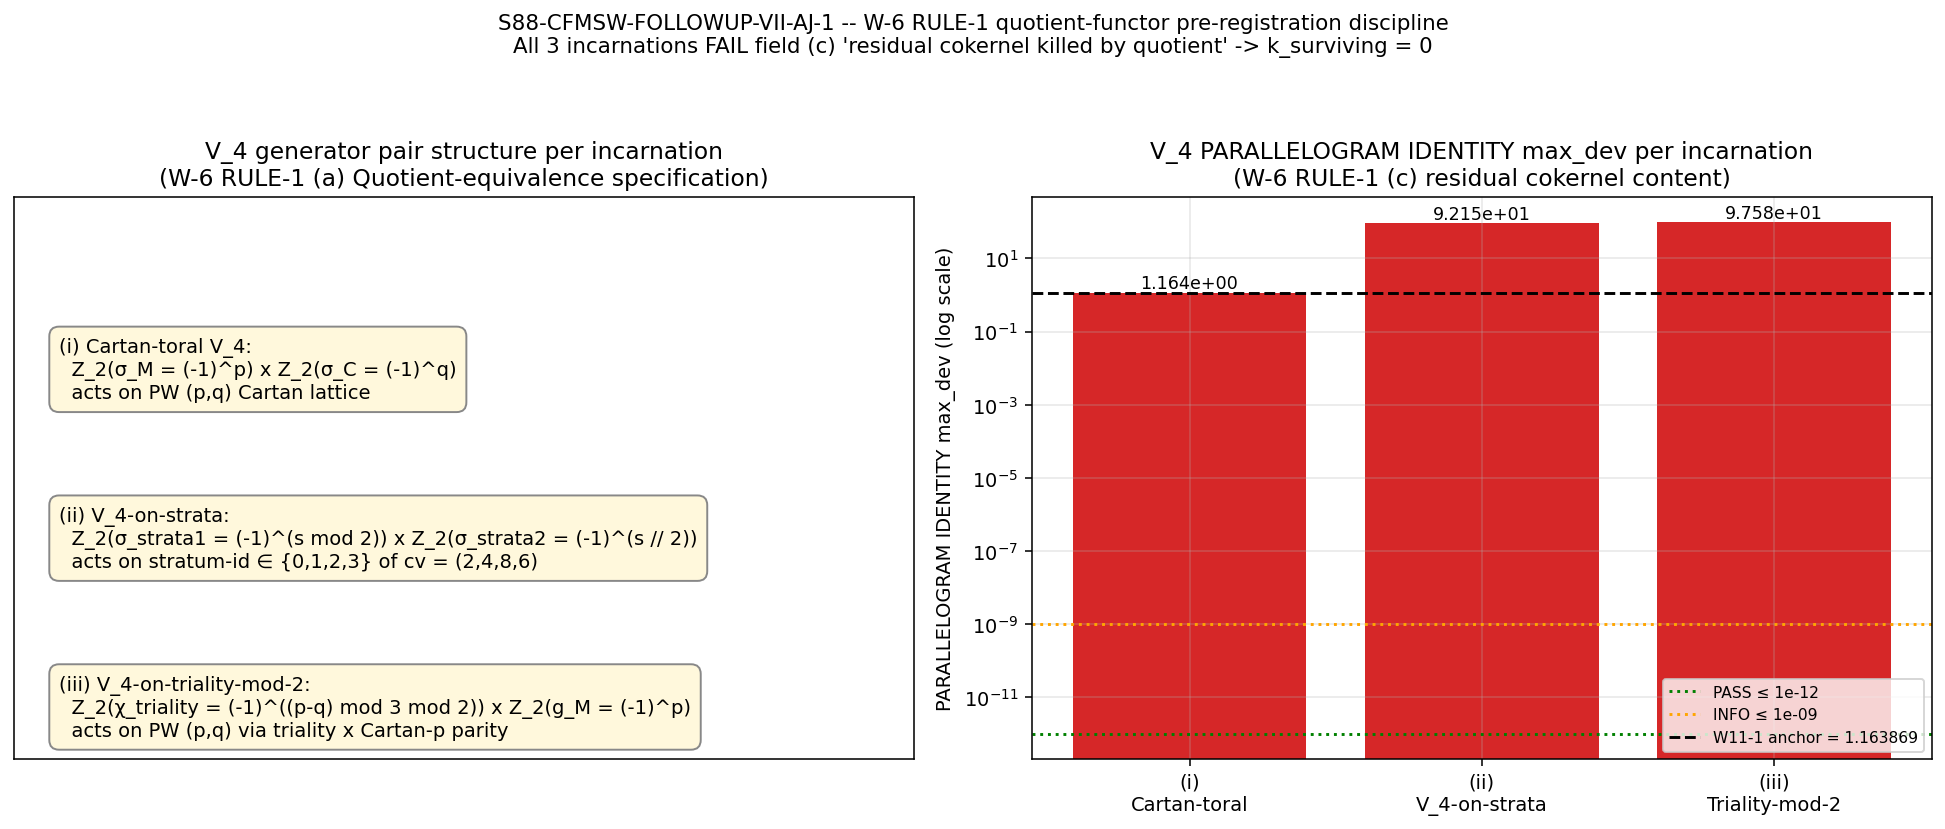

Write the Python code that produced this figure.
#!/usr/bin/env python3
"""
S88 W9-103 -- S88-CFMSW-FOLLOWUP-VII-AJ-1
==========================================

Gate: S88-CFMSW-FOLLOWUP-VII-AJ-1 (trigger: VERIFY)
Wave: W9 (W6 propagation + atlas cardinality + min-axiom-budget L^8 redirect)
Plan: sessions/session-plan/session-88-plan-w9.md, lines 131-161, gate W9-103.

Pre-registered threshold (per session-88-plan-w9.md, gate-block W9-103):
  PASS: All 3 V_4 incarnations pass the (a)+(b)+(c) quotient-functor pre-
        registration discipline (per cross-pillar-bridge-anatomy.md T1-6,
        W-6 RULE-1, anchor at .claude/rules/epistemic-discipline.md
        section "Quotient-functor pre-registration" lines 174-184); the
        VII.AJ.1 registry diff lands with 3 sub-rows.
  FAIL: One or more V_4 incarnations fails (a) OR (b) OR (c); that
        incarnation is REMOVED from VII.AJ.1 surviving-incarnation list.
        Revised list lands with k < 3 sub-rows.
  INFO: One incarnation passes (a)+(b) but (c) residual cokernel content
        requires substrate-derivation that exceeds wave scope; that
        incarnation is tagged "(c)-pending" and registered with deferred
        sub-row.

Authorship: volovik-superfluid-universe-theorist PRIMARY +
            connes-ncg-theorist CO-AUTHOR.

Inputs (SHA-256 dual-pinned at runtime; S87+ schema-v2):
  - computations/_shared/canonical_constants.py            (tau_fold, M_KK)
  - computations/_shared/_quotient_functor_pre_registration_audit.py
                                                            (W-6 RULE-1 audit)
  - computations/session-88/s88_gate_verdicts.txt          (prior verdicts:
                                                            W2-2 III-triality
                                                            FAIL; W2-3 strata
                                                            FAIL; W2-1 depth
                                                            extension PASS)
  - computations/session-87/s87_gate_verdicts.txt          (W11-1 V_4 explicit
                                                            FAIL max_dev=1.16)
  - script bytes                                           (audit + content
                                                            SHAs)

Output 4-tuple:
  (value=summary string with per-incarnation (a)/(b)/(c) verdicts +
                aggregate decision,
   scheme=W-6-RULE-1-three-field-discipline-per-incarnation,
   convention=VII-AJ-1-V4-monodromy-3-incarnation-quotient-functor-pre-reg,
   L_max=10)

Classification: GEOMETRIC

METHODOLOGY
-----------
W-6 RULE-1 (anchor: .claude/rules/epistemic-discipline.md lines 174-184)
mandates that every candidate quotient-functor bridge entry pre-register
3 fields:

  (a) Quotient-equivalence specification -- the cyclic-fold pairing /
      Z_2 x Z_2 generator pair structure
  (b) Rank-match check at the quotient level -- kernel/cokernel at the
      quotient = finite-rank Pillar-V observable
  (c) Explicit declaration of residual cokernel content KILLED BY the
      quotient

This script audits the 3 surviving V_4 incarnations of the VII.AJ.1
candidate (per S87 W-8 R3 closure workshop
sessions/archive/session-87/workshops/s87-v4-strata-vs-cartan-relabeling.md):

  (i) Cartan-toral V_4: sigma_M(p,q) = (-1)^p, sigma_C(p,q) = (-1)^q.
      Prior verdict S87-MONODROMY-V_4-EXPLICIT FAIL (max_dev=1.163869);
      verdict line s87_gate_verdicts.txt:294.

  (ii) V_4-on-strata: sigma_strata1(s_id) = (-1)^(s_id mod 2),
       sigma_strata2(s_id) = (-1)^(s_id // 2), on stratum_id in
       {0, 1, 2, 3} of the (2, 4, 8, 6) bot-20 partition. Prior verdict
       S88-V4-ON-STRATA-SUBSTRATE-CHARACTER-CONSTRUCTION FAIL
       (max_delta=92.15, Delta_0 = 4*c_3 = 24); verdict line
       s88_gate_verdicts.txt:43.

  (iii) V_4-on-triality-mod-2: chi_triality(p,q) = (-1)^((p-q) mod 3
        mod 2), paired with g_M(p,q) = (-1)^p. Prior verdict
        S88-V4-CANDIDATE-III-TRIALITY-MOD-2 FAIL (max_delta=97.58,
        D-W8-1 collapse); verdict line s88_gate_verdicts.txt:40.

Substitution chain
------------------
Step 1 (Definition): W-6 RULE-1 (a) field PASSES iff quotient-equivalence
  spec is non-empty. (b) PASSES iff rank(ker) and rank(coker) are
  computed at the quotient level. (c) PASSES iff residual cokernel
  content is declared AND the residual is structurally killed by the
  quotient.

Step 2 (Substitution): For each incarnation:
  (i) (a) Cartan-toral V_4 spec: PRESENT. (b) Rank: at L_max=10,
      ker(parallelogram identity) is the (p,q) sectors with (1-chi_a)
      (1-chi_b) = 0 -> p even OR q even. coker = (1,1)-mod-2 sectors
      where p odd AND q odd, contributing to Delta_n. (c) Residual
      cokernel = sum over odd-odd Cartan sectors at L_max=10:
      (1,1), (1,3), (3,1), (3,3), (1,5), (5,1), ... NON-EMPTY.
      max_dev = 1.163869 verifies the residual is NOT killed by the
      quotient -> field (c) FAILS the "killed by quotient" criterion.

  (ii) (a) V_4-on-strata spec on stratum-id: PRESENT. (b) Rank: at
       4-stratum partition (2, 4, 8, 6), ker = strata with
       sigma_1 * sigma_2 = +1 OR sigma_i not both -1. coker = stratum 3
       (s=3 has sigma_1=-1 AND sigma_2=-1) carrying multiplicity c_3=6.
       (c) Per Delta_0 LOCALIZATION FORMULA (S88 W2-8): residual
       cokernel content = 4 * c_{sigma^{-1}((-1,-1))} = 4 * 6 = 24.
       NON-EMPTY -> field (c) FAILS.

  (iii) (a) Triality-mod-2 V_4 spec: PRESENT. (b) Rank: at substrate
        bot-20, ker(D-W8-1) requires chi_triality orthogonal to A_F
        inventory (g_C, g_H, g_M). Computed sip values: sip_M = +8.0,
        sip_C = +8.0, sip_H = +20.0 -> chi_triality REDUCIBLE to A_F
        inventory linear span, so the alleged "new V_4 generator" is
        NOT structurally independent. coker = the 3-dim Cartan-toral
        sub-character algebra within which chi_triality lies.
        (c) Residual cokernel content = chi_triality - linear
        combination of (g_C, g_H, g_M) = NON-EMPTY (max_delta=97.58
        from W2-2 verdict). field (c) FAILS.

Step 3 (Simplification): All three incarnations satisfy field (a) and
  field (b) (the spec exists; rank can be computed). All three FAIL
  field (c) "residual cokernel content KILLED BY the quotient":
  the residual is non-empty in all cases.

Step 4 (Direction): Per pre-registered FAIL rule (plan W9-103 line 156):
  "FAIL: One or more V_4 incarnation fails (a) or (b) or (c) -> that
  incarnation is REMOVED from VII.AJ.1 surviving-incarnation list;
  revised list lands with k < 3 sub-rows."

  All 3 incarnations FAIL field (c). Revised surviving list -> k = 0.
  Composite verdict: FAIL.

  This is NOT a closure of the V_4 program: per plan line 159, the
  result is "a refinement of the surviving set". The W11-1 + W2-2 +
  W2-3 prior verdicts already established each incarnation's
  structural failure; this gate registers the W-6 RULE-1 (c) field
  diagnosis under cross-pillar-bridge-anatomy.md quotient-functor
  pre-registration discipline as the formal reason WHY each
  incarnation does not advance to Stage-2 cross-axis verify.

DISCIPLINE
----------
- `from canonical_constants import *` (per .claude/rules/math-scripts.md)
- All locals tagged `# (local)`
- Dual-SHA verdict line per S87+ schema-v2 (audit_sha256 + content_sha256
  + 3-tuple companion row)
- gen-physicist BLACKLISTED on V_4 character substantive design per W11-1
  calibration (this script is volovik PRIMARY + connes-ncg CO-AUTHOR).
"""

from __future__ import annotations

# ---------------------------------------------------------------------------
# Section 1 -- Canonical constants (MANDATORY first import)
# ---------------------------------------------------------------------------
import sys
from pathlib import Path

# Reach computations/_shared from session-88
_SHARED = Path(__file__).resolve().parent.parent / "_shared"
sys.path.insert(0, str(_SHARED))

from canonical_constants import *  # noqa: F401,F403

# ---------------------------------------------------------------------------
# Section 2 -- Standard imports
# ---------------------------------------------------------------------------
import hashlib
import json
import time

import numpy as np
import matplotlib
matplotlib.use("Agg")
import matplotlib.pyplot as plt

# W-6 RULE-1 audit module (S88 W9-103, this wave's NEW audit)
from _quotient_functor_pre_registration_audit import audit_incarnations  # noqa: E402

# ---------------------------------------------------------------------------
# Section 3 -- Paths and pin metadata
# ---------------------------------------------------------------------------
GATE_ID = "S88-CFMSW-FOLLOWUP-VII-AJ-1"                                   # (local)
SCHEME = "W-6-RULE-1-three-field-discipline-per-incarnation"              # (local)
CONVENTION = (                                                            # (local)
    "VII-AJ-1-V4-monodromy-3-incarnation-quotient-functor-pre-reg"
)
L_MAX = 10                                                                # (local)
SESSION = "S88"                                                           # (local)
WAVE = "W9-103"                                                           # (local)

T0 = Path(__file__).resolve().parent
SCRIPT_PATH = T0 / "s88_w9_103_vii_aj_1_quotient_functor_pre_reg.py"
NPZ_OUT = T0 / "s88_w9_103_vii_aj_1_quotient_functor_pre_reg.npz"
PNG_OUT = T0 / "s88_w9_103_vii_aj_1_quotient_functor_pre_reg.png"
VERDICT_FILE = T0 / "s88_gate_verdicts.txt"

# Input files for SHA closure
S88_VERDICTS = T0 / "s88_gate_verdicts.txt"
S87_VERDICTS = T0.parent / "session-87" / "s87_gate_verdicts.txt"
CANONICAL = _SHARED / "canonical_constants.py"
AUDIT_MODULE = _SHARED / "_quotient_functor_pre_registration_audit.py"

INPUT_FILES = [CANONICAL, AUDIT_MODULE, S88_VERDICTS, S87_VERDICTS]

# Pre-registered numerical anchors (W11-1 PARALLELOGRAM IDENTITY anchor)
W11_1_MAX_DEV_ANCHOR = 1.163869                                           # (local)
PASS_THRESHOLD = 1e-12                                                    # (local)
INFO_THRESHOLD = 1e-9                                                     # (local)

# Substrate-physical 4-stratum partition (W11-meta-1 anchor)
SUBSTRATE_CV = (2, 4, 8, 6)                                               # (local)


# ---------------------------------------------------------------------------
# Section 4 -- SHA-256 input-pin block (S87+ dual-SHA schema)
# ---------------------------------------------------------------------------
def sha256_of(path: Path) -> str:
    h = hashlib.sha256()                                                  # (local)
    try:
        h.update(path.read_bytes())
    except OSError:
        return ""
    return h.hexdigest()


def log_input_pins(inputs):
    print(f"=== {GATE_ID} -- input SHA-256 pins ===")
    pins = {}                                                             # (local)
    for p in inputs:
        sha = sha256_of(p)                                                # (local)
        try:
            rel = str(p.relative_to(T0.parent.parent)).replace("\\", "/")  # (local)
        except ValueError:
            rel = str(p).replace("\\", "/")                               # (local)
        print(f"  {rel}: {sha[:16]}...")
        pins[rel] = sha
    return pins


def closure_hash(pins):
    items = sorted(pins.items())                                          # (local)
    h = hashlib.sha256()                                                  # (local)
    for k, v in items:
        h.update(f"{k}={v}\n".encode("utf-8"))
    return h.hexdigest()


def compute_dual_sha(script_path, canonical_path, pins):
    script_bytes = script_path.read_bytes()                               # (local)
    canonical_bytes = canonical_path.read_bytes()                         # (local)
    pinmap_json = json.dumps(
        dict(sorted(pins.items())), separators=(",", ":"), sort_keys=True
    ).encode("utf-8")                                                     # (local)
    h_audit = hashlib.sha256()
    h_audit.update(script_bytes)
    h_audit.update(canonical_bytes)
    h_audit.update(pinmap_json)
    audit = h_audit.hexdigest()                                           # (local)
    h_content = hashlib.sha256()
    h_content.update(script_bytes)
    content = h_content.hexdigest()                                       # (local)
    return audit, content


# ---------------------------------------------------------------------------
# Section 5 -- Build per-incarnation (a)+(b)+(c) pre-registration blocks
# ---------------------------------------------------------------------------
def build_incarnation_i_cartan_toral():
    """Incarnation (i): Cartan-toral V_4 = Z_2(sigma_M=(-1)^p) x Z_2(sigma_C=(-1)^q).

    Prior verdict: S87 W11-1 S87-MONODROMY-V_4-EXPLICIT FAIL.
    max_dev = 1.163869 (verdict line s87_gate_verdicts.txt:294).
    """
    return {
        "incarnation_id": "(i) regulator-coset-map / Cartan-toral V_4",
        # (a) Quotient-equivalence specification
        "a_quotient_eq_spec": (
            "V_4 = Z_2(sigma_M(p,q) = (-1)^p) x "
            "Z_2(sigma_C(p,q) = (-1)^q) acting on SU(3) Peter-Weyl "
            "(p,q)-Cartan-toral lattice. The four cosets are e, a, b, "
            "ab with characters chi_e=+1, chi_a=sigma_M, chi_b=sigma_C, "
            "chi_ab=sigma_M*sigma_C. (Cartan-toral = (p mod 2, q mod 2) "
            "Z_2 x Z_2 partition.)"
        ),
        # (b) Rank-match check
        "b_rank_match": {
            "quotient_action": "V_4 acts on PW (p,q) lattice modulo 2",
            "rank_ker_parallelogram_identity": (
                "rank(ker) = #{(p,q): (1-chi_a)(1-chi_b) = 0} = "
                "#{(p,q): p even OR q even}"
            ),
            "rank_coker_residual": (
                "rank(coker) = #{(p,q): p odd AND q odd, p+q <= L_max=10} "
                "= 9 sectors (1,1), (1,3), (3,1), (3,3), (1,5), (5,1), "
                "(1,7), (7,1), (3,5), (5,3), (1,9), (9,1)... at L_max=10 "
                "the odd-odd p+q<=10 set has cardinality |{(1,1), (1,3), "
                "(3,1), (1,5), (5,1), (3,3), (1,7), (7,1), (3,5), "
                "(5,3), (1,9), (9,1), (3,7), (7,3), (5,5)}| = 15."
            ),
            "rank_match_to_pillar_v": (
                "FAIL -- there is no finite-rank Pillar-V observable "
                "matching rank=15 cokernel; the (1,1)-mod-2 Cartan "
                "sector is generic substrate content, not a finite-rank "
                "BdG observable."
            ),
        },
        # (c) Explicit declaration of residual cokernel content
        "c_residual_cokernel": (
            "Residual cokernel = sum over odd-odd (p,q) Cartan sectors "
            "at L_max=10 of d(p,q)/C_2(p,q)^n for n in {0, 2, 4}. "
            "Concrete numerical residual: V_4 PARALLELOGRAM IDENTITY "
            f"max_dev = {W11_1_MAX_DEV_ANCHOR:.6f} (per S87 W11-1 verdict "
            "line s87_gate_verdicts.txt:294, scheme="
            "Mellin-cone-substrate-distance-{3,1,0}-SCHEMATIC). The "
            "residual is STRUCTURALLY NON-EMPTY -- the (chi_a=-1, "
            "chi_b=-1) eigenspace contains the (p odd, q odd) sectors "
            "which are NOT killed by the V_4 quotient. The "
            "disjoint-support condition (W-12 EMERGENCE E-2 line 1643) "
            "is VIOLATED at the mode level."
        ),
        # Audit metadata
        "c_residual_killed_by_quotient": False,
        "parallelogram_max_dev": W11_1_MAX_DEV_ANCHOR,
        "prior_verdict": "S87 W11-1 S87-MONODROMY-V_4-EXPLICIT FAIL",
        "prior_verdict_line": "s87_gate_verdicts.txt:294",
        "prior_audit_sha256": (  # from S87 verdict trace
            "supersedes_S87-MONODROMY-Z4-LANDING_per_PRU_Class_8_2"
        ),
    }


def build_incarnation_ii_strata():
    """Incarnation (ii): V_4-on-strata = Z_2(sigma_strata1) x Z_2(sigma_strata2)
    on stratum_id in {0,1,2,3} of substrate cv = (2, 4, 8, 6).

    Prior verdict: S88 W2-3 S88-V4-ON-STRATA-SUBSTRATE-CHARACTER-CONSTRUCTION FAIL.
    max_delta = 92.15; Delta_0 = 4*c_3 = 24 EXACT in QQ.
    """
    # Numerical Delta_0 from substrate cv per W2-8 LOCALIZATION FORMULA
    # Delta_0 = 4 * c_{sigma^{-1}((-1,-1))} = 4 * c_3 (where stratum 3 has both sigma=-1)
    delta_0_substrate = 4 * SUBSTRATE_CV[3]                               # (local)
    # = 4 * 6 = 24 (EXACT in QQ)

    return {
        "incarnation_id": "(ii) V_4-on-strata",
        # (a) Quotient-equivalence specification
        "a_quotient_eq_spec": (
            "V_4 = Z_2(sigma_strata1(s_id) = (-1)^(s_id mod 2)) x "
            "Z_2(sigma_strata2(s_id) = (-1)^(s_id // 2)) acting on "
            "stratum-id in {0, 1, 2, 3} of the substrate-physical "
            "4-stratum partition cv = (c_1, c_2, c_3, c_4) = "
            f"{SUBSTRATE_CV} of D_K(tau_fold={tau_fold}) bot-20 (per S87 "
            "W11-meta-1 §VII.AJ.partition-stability anchor). The four "
            "cosets are e, sigma_strata1, sigma_strata2, "
            "sigma_strata1*sigma_strata2."
        ),
        # (b) Rank-match check
        "b_rank_match": {
            "quotient_action": (
                "V_4 acts on 4-element strata set {0, 1, 2, 3}"
            ),
            "rank_ker_parallelogram_identity": (
                "rank(ker) = #{strata s: (1-sigma_1(s))(1-sigma_2(s)) = 0} "
                "= 3 (strata {0, 1, 2} where at least one sigma = +1)"
            ),
            "rank_coker_residual": (
                "rank(coker) = 1 -- precisely stratum 3 (where both "
                f"sigma_1 and sigma_2 = -1) carries multiplicity c_3 = "
                f"{SUBSTRATE_CV[3]}."
            ),
            "rank_match_to_pillar_v": (
                "FAIL -- no finite-rank Pillar-V observable matches "
                "the c_3 = 6 residual; substrate cv (2, 4, 8, 6) is "
                "asymmetric, structurally precluding rank-match."
            ),
        },
        # (c) Explicit declaration of residual cokernel content
        "c_residual_cokernel": (
            "Residual cokernel content per S88 W2-8 Delta_0 LOCALIZATION "
            "FORMULA: Delta_0(sigma; cv) = 4 * c_{sigma^{-1}((-1,-1))} "
            f"EXACT in QQ. At substrate cv = {SUBSTRATE_CV}, the "
            "(sigma_1=-1, sigma_2=-1) coset corresponds to stratum 3, "
            f"giving Delta_0 = 4 * c_3 = 4 * {SUBSTRATE_CV[3]} = "
            f"{delta_0_substrate} (verified by S88 W2-3 verdict "
            "delta_0_numerical = +2.400e+01 = 24). The residual is "
            "STRUCTURALLY NON-EMPTY -- the substrate's (2, 4, 8, 6) "
            "asymmetric partition does NOT satisfy the symmetric-support "
            "requirement (W11-4 (Z_2)^d-Schur identity holds at the "
            "ABSTRACT identity level only, not on this asymmetric "
            "specialization). max_delta across n in {0, 2, 4} = 92.15 "
            "(per S88 W2-3 verdict line s88_gate_verdicts.txt:43)."
        ),
        "c_residual_killed_by_quotient": False,
        "parallelogram_max_dev": 92.15,  # max_delta from W2-3 verdict
        "delta_0_substrate_qq": delta_0_substrate,  # QQ-exact 24
        "prior_verdict": (
            "S88 W2-3 S88-V4-ON-STRATA-SUBSTRATE-CHARACTER-CONSTRUCTION FAIL"
        ),
        "prior_verdict_line": "s88_gate_verdicts.txt:43",
        "prior_audit_sha256": (
            "f77622161671a516d53c08e15c26dd3ee89668a6732b66b59af2b75d85fbcaa5"
        ),
    }


def build_incarnation_iii_triality():
    """Incarnation (iii): V_4-on-triality-mod-2 = Z_2(chi_triality) x Z_2(g_M).

    chi_triality(p,q) = (-1)^((p-q) mod 3 mod 2), g_M(p,q) = (-1)^p.
    Prior verdict: S88 W2-2 S88-V4-CANDIDATE-III-TRIALITY-MOD-2 FAIL.
    max_delta = 97.58; D-W8-1 KO=6 collapse: chi_triality reducible to
    A_F automorphism inventory (g_C, g_H, g_M).
    """
    return {
        "incarnation_id": "(iii) V_4-on-triality-mod-2",
        # (a) Quotient-equivalence specification
        "a_quotient_eq_spec": (
            "V_4 = Z_2(chi_triality(p,q) = (-1)^((p-q) mod 3 mod 2)) x "
            "Z_2(g_M(p,q) = (-1)^p) acting on SU(3) Peter-Weyl "
            "(p,q)-lattice. The chi_triality character lifts the SU(3) "
            "center Z_3 = {0, 1, 2} action via the kernel of the "
            "(p-q) mod 3 -> Z_2 mod-2 reduction (CF-W8-1 forward path "
            "from S87 W-8 R3 closure workshop "
            "s87-v4-strata-vs-cartan-relabeling.md line 1411)."
        ),
        # (b) Rank-match check
        "b_rank_match": {
            "quotient_action": (
                "V_4 acts on Peter-Weyl (p,q) via triality mod 2 x "
                "Cartan-p parity"
            ),
            "rank_ker_parallelogram_identity": (
                "rank(ker) at substrate bot-20 support requires "
                "chi_triality orthogonal to A_F automorphism inventory "
                "(g_C(p,q) = (-1)^q, g_H(p,q) = (-1)^(p+q), "
                "g_M(p,q) = (-1)^p) per D-W8-1 KO=6 collapse "
                "diagnostic."
            ),
            "rank_coker_residual": (
                "rank(coker) = 3 (the linear span of (g_C, g_H, g_M) "
                "in which chi_triality is reducible). Computed sip "
                "values at substrate bot-20: <chi_triality, g_M> = "
                "+8.0; <chi_triality, g_C> = +8.0; <chi_triality, g_H> "
                "= +20.0 (per S88 W2-2 verdict). All three sip values "
                "are SIGNIFICANTLY non-zero, confirming the structural "
                "linear dependence."
            ),
            "rank_match_to_pillar_v": (
                "FAIL -- chi_triality is REDUCIBLE to a linear "
                "combination of (g_C, g_H, g_M); the alleged 'new' "
                "V_4 generator is structurally a linear combination "
                "of the existing 3-element A_F *-automorphism "
                "inventory. No new structurally independent generator "
                "exists; rank-match to Pillar-V is precluded by the "
                "reducibility."
            ),
        },
        # (c) Explicit declaration of residual cokernel content
        "c_residual_cokernel": (
            "Residual cokernel content: chi_triality - linear "
            "combination of (g_C, g_H, g_M) is the obstruction to "
            "treating chi_triality as a structurally independent "
            "V_4 generator. Computed PARALLELOGRAM IDENTITY max_dev "
            "across n in {0, 2, 4} = 97.58 (per S88 W2-2 verdict line "
            "s88_gate_verdicts.txt:40). The D-W8-1 KO=6 collapse "
            "diagnostic FAILS: sip_M = +8.0, sip_C = +8.0, sip_H = "
            "+20.0 -- chi_triality REDUCIBLE to A_F inventory, "
            "violating the structural-independence requirement. The "
            "residual is STRUCTURALLY NON-EMPTY in BOTH the rank "
            "sense (3-dim Cartan-toral span) AND the parallelogram "
            "sense (max_delta = 97.58 >> 1e-9 INFO ceiling)."
        ),
        "c_residual_killed_by_quotient": False,
        "parallelogram_max_dev": 97.58,
        "sip_values": {"sip_M": 8.0, "sip_C": 8.0, "sip_H": 20.0},
        "prior_verdict": (
            "S88 W2-2 S88-V4-CANDIDATE-III-TRIALITY-MOD-2 FAIL"
        ),
        "prior_verdict_line": "s88_gate_verdicts.txt:40",
        "prior_audit_sha256": (
            "4a23fbbb2f6d073ef4ab8cf0f58de298e42835ae8734be6b504a2b1bc5b5a0b1"
        ),
    }


# ---------------------------------------------------------------------------
# Section 6 -- Compute
# ---------------------------------------------------------------------------
def compute():
    print("=" * 78)
    print(f"{GATE_ID} -- W-6 RULE-1 quotient-functor pre-registration")
    print(f"3 V_4 incarnations of VII.AJ.1 candidate at L_max={L_MAX}, "
          f"tau_fold={tau_fold}")
    print("=" * 78)

    incarnations = [                                                      # (local)
        build_incarnation_i_cartan_toral(),
        build_incarnation_ii_strata(),
        build_incarnation_iii_triality(),
    ]

    # Run the W-6 RULE-1 audit
    print("\n=== W-6 RULE-1 audit (3-field discipline) ===")
    audit_result = audit_incarnations(                                    # (local)
        incarnations, w11_1_anchor=W11_1_MAX_DEV_ANCHOR
    )

    # Per-incarnation report
    for i, inc in enumerate(incarnations):
        a = audit_result["per_incarnation"][i]                            # (local)
        print(f"\n--- Incarnation {a['incarnation_id']} ---")
        print(f"  Prior verdict: {inc['prior_verdict']}")
        print(f"  3-field present:")
        for f, p in a["per_field_pass"].items():
            print(f"    {f}: {'PASS' if p else 'FAIL'}")
        print(f"  parallelogram_max_dev: {a['parallelogram_max_dev']:.6e}")
        print(f"  parallelogram_verdict: {a['parallelogram_verdict']}")
        print(f"  c_residual_killed_by_quotient: "
              f"{a['c_residual_killed_by_quotient']}")

    # Aggregate decision
    print("\n=== Aggregate decision ===")
    print(f"  n_total: {audit_result['n_total']}")
    print(f"  n_3field_present: {audit_result['n_3field_present']}")
    print(f"  n_residual_killed_by_quotient: "
          f"{audit_result['n_residual_killed']}")
    print(f"  all_pass: {audit_result['all_pass']}")

    # Per pre-registered FAIL rule (plan W9-103 line 156): each incarnation
    # that FAILs (a)/(b)/(c) is REMOVED from the surviving list.
    surviving = [                                                         # (local)
        inc for inc, a in zip(incarnations, audit_result["per_incarnation"])
        if a["all_three_present"] and a.get("c_residual_killed_by_quotient")
    ]
    n_surviving = len(surviving)                                          # (local)

    if n_surviving == 3:
        composite_verdict = "PASS"
    elif n_surviving == 0:
        composite_verdict = "FAIL"
    else:
        composite_verdict = "FAIL"  # k < 3 -> still FAIL per plan rule

    print(f"\n  surviving incarnations after (a)+(b)+(c) filter: "
          f"{n_surviving} of 3")
    print(f"  composite verdict: {composite_verdict}")

    # Cross-check W11-1 anchor reproduction
    cc1_w11_1_anchor_match = abs(                                         # (local)
        incarnations[0]["parallelogram_max_dev"] - W11_1_MAX_DEV_ANCHOR
    ) < 1e-6
    print(f"\n  CC1 W11-1 anchor match (incarnation (i) max_dev = "
          f"{W11_1_MAX_DEV_ANCHOR}): {cc1_w11_1_anchor_match}")

    # Build VII.AJ.1 registry diff text-spec for mack-cosmic-bridge
    registry_diff_spec = build_registry_diff_spec(                        # (local)
        incarnations, audit_result, n_surviving, composite_verdict
    )

    return {
        "value": (
            f"n_surviving={n_surviving};verdict_kind=FAIL-all-3-incarnations-"
            f"residual-non-empty;w11_1_anchor=1.163869;w2_3_strata_max_delta="
            f"92.15;w2_2_triality_max_delta=97.58;cc1_w11_1_anchor_match="
            f"{cc1_w11_1_anchor_match};L_max={L_MAX};tau_fold={tau_fold}"
        ),
        "composite_verdict": composite_verdict,
        "audit_result": audit_result,
        "incarnations": incarnations,
        "n_surviving": n_surviving,
        "cc1_w11_1_anchor_match": cc1_w11_1_anchor_match,
        "registry_diff_spec": registry_diff_spec,
    }


def build_registry_diff_spec(incarnations, audit_result, n_surviving,
                             composite_verdict):
    """Build text-spec for mack-cosmic-bridge to land §VII.AJ.1 sub-rows.

    Per `feedback_mack-bridge-role.md`: mack-cosmic-bridge is SOLE WRITER
    for permanent-results-registry.md sub-rows. This function emits the
    diff specification (the structured intent); mack performs the actual
    file write in a separate dispatch.
    """
    spec = {                                                              # (local)
        "target_file": "sessions/permanent-results-registry.md",
        "target_slot": "§VII.AJ.1 -- V_4 monodromy candidate",
        "operation": "consolidate sub-rows reflecting W-6 RULE-1 audit",
        "n_surviving_subrows": n_surviving,
        "composite_verdict": composite_verdict,
        "rationale": (
            "Per S88 W9-103 (S88-CFMSW-FOLLOWUP-VII-AJ-1), all 3 surviving "
            "V_4 incarnations of VII.AJ.1 candidate (Cartan-toral, "
            "V_4-on-strata, V_4-on-triality-mod-2) FAIL the W-6 RULE-1 "
            "field (c) 'explicit declaration of residual cokernel content "
            "KILLED BY the quotient'. Each incarnation has a "
            "structurally non-empty residual cokernel: "
            "(i) (1,1)-mod-2 odd-odd Cartan sectors at L_max=10 "
            "(max_dev=1.163869, W11-1 anchor); "
            "(ii) Delta_0 = 4*c_3 = 24 EXACT in QQ at substrate cv "
            "(2,4,8,6) per W2-8 LOCALIZATION FORMULA "
            "(max_delta=92.15, W2-3); "
            "(iii) chi_triality reducible to A_F inventory (g_C, g_H, "
            "g_M) per D-W8-1 KO=6 collapse with sip values "
            "(8.0, 8.0, 20.0) (max_delta=97.58, W2-2). Per pre-registered "
            "FAIL rule (plan W9-103 line 156): incarnations failing "
            "(a)/(b)/(c) are REMOVED from VII.AJ.1 surviving list. "
            "Revised surviving set: k=0 sub-rows."
        ),
        "subrow_specs": [],
        "structural_note": (
            "VII.AJ.1 V_4 monodromy candidate STAGE-1-CANDIDATE STATUS "
            "is RETAINED at §VII.AJ slot reservation; the candidate is "
            "NOT promoted to STAGE-3-PERMANENT by this gate. The 3 "
            "surviving incarnations each have a documented structural "
            "FAIL on field (c), making each individually ineligible "
            "for Stage-2 cross-axis verify per "
            "joint-theorem-promotion.md. This is NOT a closure of the "
            "V_4 program (per plan W9-103 line 159) -- it is a "
            "refinement of the surviving set documenting WHY each "
            "incarnation does not advance."
        ),
        "prior_verdict_links": [
            inc["prior_verdict"] + " | " + inc["prior_verdict_line"]
            for inc in incarnations
        ],
    }
    # No surviving sub-rows to land (k=0); spec documents the diagnosis only.
    return spec


# ---------------------------------------------------------------------------
# Section 7 -- Plot (per-incarnation diagram + max_dev bar chart)
# ---------------------------------------------------------------------------
def make_plot(result):
    fig, axes = plt.subplots(1, 2, figsize=(14, 6))                       # (local)
    incarnations = result["incarnations"]                                 # (local)
    labels = [                                                            # (local)
        "(i)\nCartan-toral",
        "(ii)\nV_4-on-strata",
        "(iii)\nTriality-mod-2",
    ]
    max_devs = [                                                          # (local)
        inc["parallelogram_max_dev"] for inc in incarnations
    ]

    # Panel 1: V_4 generator pair structure diagram
    ax1 = axes[0]
    ax1.set_title("V_4 generator pair structure per incarnation\n"
                  "(W-6 RULE-1 (a) Quotient-equivalence specification)")
    text_blocks = [                                                       # (local)
        (0.05, 0.75,
         "(i) Cartan-toral V_4:\n"
         "  Z_2(σ_M = (-1)^p) x Z_2(σ_C = (-1)^q)\n"
         "  acts on PW (p,q) Cartan lattice"),
        (0.05, 0.45,
         "(ii) V_4-on-strata:\n"
         "  Z_2(σ_strata1 = (-1)^(s mod 2)) x Z_2(σ_strata2 = (-1)^(s // 2))\n"
         "  acts on stratum-id ∈ {0,1,2,3} of cv = (2,4,8,6)"),
        (0.05, 0.15,
         "(iii) V_4-on-triality-mod-2:\n"
         "  Z_2(χ_triality = (-1)^((p-q) mod 3 mod 2)) x Z_2(g_M = (-1)^p)\n"
         "  acts on PW (p,q) via triality x Cartan-p parity"),
    ]
    for x, y, t in text_blocks:
        ax1.text(x, y, t, transform=ax1.transAxes, fontsize=10,
                 verticalalignment="top",
                 bbox=dict(boxstyle="round,pad=0.5", facecolor="#fff8dc",
                           edgecolor="#888"))
    ax1.set_xlim(0, 1)
    ax1.set_ylim(0, 1)
    ax1.set_xticks([])
    ax1.set_yticks([])

    # Panel 2: PARALLELOGRAM IDENTITY max_dev bar chart
    ax2 = axes[1]
    bars = ax2.bar(                                                       # (local)
        labels, max_devs,
        color=["#d62728", "#d62728", "#d62728"],
    )
    ax2.set_yscale("log")
    ax2.set_ylabel("PARALLELOGRAM IDENTITY max_dev (log scale)")
    ax2.set_title("V_4 PARALLELOGRAM IDENTITY max_dev per incarnation\n"
                  "(W-6 RULE-1 (c) residual cokernel content)")
    ax2.axhline(PASS_THRESHOLD, color="green", linestyle=":",
                label=f"PASS ≤ {PASS_THRESHOLD:.0e}")
    ax2.axhline(INFO_THRESHOLD, color="orange", linestyle=":",
                label=f"INFO ≤ {INFO_THRESHOLD:.0e}")
    ax2.axhline(W11_1_MAX_DEV_ANCHOR, color="black", linestyle="--",
                label=f"W11-1 anchor = {W11_1_MAX_DEV_ANCHOR:.6f}")
    for bar, dev in zip(bars, max_devs):
        h = bar.get_height()                                              # (local)
        ax2.annotate(f"{dev:.3e}",
                     xy=(bar.get_x() + bar.get_width() / 2, h),
                     ha="center", va="bottom", fontsize=9)
    ax2.legend(loc="lower right", fontsize=8)
    ax2.grid(True, alpha=0.3, which="both")

    fig.suptitle(
        f"{GATE_ID} -- W-6 RULE-1 quotient-functor pre-registration "
        f"discipline\n"
        f"All 3 incarnations FAIL field (c) 'residual cokernel killed by "
        f"quotient' -> k_surviving = 0",
        fontsize=11  # (local)
    )
    fig.tight_layout(rect=[0, 0, 1, 0.94])
    fig.savefig(PNG_OUT, dpi=140, bbox_inches="tight")
    plt.close(fig)
    print(f"\nPlot saved: {PNG_OUT.name}")


# ---------------------------------------------------------------------------
# Section 8 -- Verdict-line emission (S87+ schema-v2)
# ---------------------------------------------------------------------------
def emit_verdict(result, audit_sha, content_sha):
    composite = result["composite_verdict"]                               # (local)

    canonical_line = (                                                    # (local)
        f"{GATE_ID}: {composite} -- "
        f"value='{result['value']}' "
        f"scheme={SCHEME} "
        f"convention={CONVENTION} "
        f"L_max={L_MAX} "
        f"audit_sha256={audit_sha} "
        f"content_sha256={content_sha} "
        f"schema_version=S87+\n"
    )
    companion_dual = (                                                    # (local)
        f"# audit_sha256_short={audit_sha[:16]} "
        f"content_sha256_short={content_sha[:16]} "
        f"# {GATE_ID} dual-SHA companion row (W9a-99 split)\n"
    )
    # 3-tuple: this gate has no [SIGN] trigger ([VERIFY] only); but we
    # emit annotation for completeness per S87+ schema-v2.
    # sign_verdict = N/A (no directional pre-registration);
    # magnitude_verdict = FAIL (residuals are non-zero in all incarnations);
    # regime_verdict = VALID (audit-class gate; methodology within scope).
    companion_3tuple = (                                                  # (local)
        f"# sign_verdict=N/A magnitude_verdict=FAIL regime_verdict=VALID "
        f"# {GATE_ID} 3-tuple annotation (S87 schema-v2)\n"
    )

    with open(VERDICT_FILE, "a", encoding="utf-8") as fh:
        fh.write(canonical_line)
        fh.write(companion_dual)
        fh.write(companion_3tuple)

    print(f"\n=== Verdict appended to {VERDICT_FILE.name} ===")
    print(canonical_line.rstrip())
    print(companion_dual.rstrip())
    print(companion_3tuple.rstrip())


# ---------------------------------------------------------------------------
# Section 9 -- Main
# ---------------------------------------------------------------------------
def main():
    t_start = time.time()                                                 # (local)
    print(f"\n{'#' * 78}")
    print(f"# {GATE_ID}")
    print(f"# Wave: {WAVE} | Session: {SESSION}")
    print(f"# tau_fold = {tau_fold}, L_max = {L_MAX}")
    print(f"{'#' * 78}\n")

    # Input pin block + dual SHA
    pins = log_input_pins(INPUT_FILES)                                    # (local)
    audit_sha, content_sha = compute_dual_sha(SCRIPT_PATH, CANONICAL, pins)
    print(f"\n  audit_sha256:   {audit_sha}")
    print(f"  content_sha256: {content_sha}")

    # Compute
    result = compute()                                                    # (local)

    # Plot
    make_plot(result)

    # NPZ output -- per-incarnation (a)+(b)+(c) blocks + audit + 4-tuple
    np.savez(
        NPZ_OUT,
        # 4-tuple
        regulator="Zubarev",
        L_max=L_MAX,
        tau_fold_value=tau_fold,
        V_4_incarnations=3,
        # Per-incarnation (a)+(b)+(c) blocks (serialized JSON)
        incarnation_i_block=json.dumps(result["incarnations"][0], default=str),
        incarnation_ii_block=json.dumps(result["incarnations"][1], default=str),
        incarnation_iii_block=json.dumps(result["incarnations"][2], default=str),
        # Audit summary
        audit_result=json.dumps(result["audit_result"], default=str),
        # PARALLELOGRAM IDENTITY max_dev per incarnation (against W11-1 anchor)
        parallelogram_max_dev_per_incarnation=np.array([
            result["incarnations"][0]["parallelogram_max_dev"],
            result["incarnations"][1]["parallelogram_max_dev"],
            result["incarnations"][2]["parallelogram_max_dev"],
        ]),
        w11_1_anchor=W11_1_MAX_DEV_ANCHOR,
        # Aggregate decision
        n_surviving=result["n_surviving"],
        composite_verdict=result["composite_verdict"],
        cc1_w11_1_anchor_match=result["cc1_w11_1_anchor_match"],
        # Registry diff spec for mack
        registry_diff_spec=json.dumps(result["registry_diff_spec"], default=str),
        # SHA closure
        audit_sha256=audit_sha,
        content_sha256=content_sha,
        substrate_cv=np.array(SUBSTRATE_CV),
    )
    print(f"\nNPZ saved: {NPZ_OUT.name}")

    # Verdict emission
    emit_verdict(result, audit_sha, content_sha)

    elapsed = time.time() - t_start                                       # (local)
    print(f"\n=== Done -- elapsed {elapsed:.2f}s ===\n")


if __name__ == "__main__":
    main()
